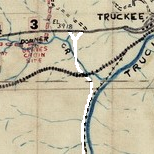
#> input picture Final Map.png, 154 x 154 px
$ jupyter execute Project_Catherine_Johnston.ipynb
#> lines starting #> are read from the running program, lines starting #| are printed output that depends on the picture; after the words box and inside, x2 and y2 are one past the last pixel; in counts of white or black regions, pixels touching at a corner belong together; long printed decimals are rounded
[cell 1]
# For H1 inpainting, run cells [1-3].
# For TV inpainting, run cells [1-2] and [4].
import numpy as np
import matplotlib.pyplot as plt
import imageio.v2 as im
import timeit
from skimage import color
from PIL import Image, ImageOps
f = im.imread("Final Map.png", as_gray=True) # "Final Small Stain.png" OR "Final Map.png"
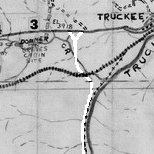
#> f: shape (154, 154) float32; min 0, max 255, mean 183.9
f0 = im.imread("Cropped Map.jpg", as_gray=True) # "Original Small Stain.jpg" OR "Cropped Map.jpg"
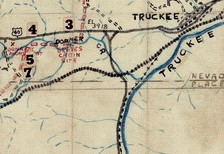
#> input picture Cropped Map.jpg, 224 x 154 px
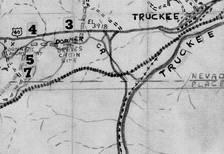
#> f0: shape (154, 224) float32; min 0, max 240, mean 180.5
plt.imshow(f0,cmap='gray', vmin=0, vmax=255)
# plt.savefig('Test Image.png')

[cell 2]
# Parameters
size = 154 # Change size to 168/154 for Stain/Map.
fnormsquared = 0
for i in range(0,size):
    for j in range(0,size):
        fnormsquared = fnormsquared + f[i,j]**2
#> after the loop, fnormsquared = 846372313.9
fnorm = np.sqrt(fnormsquared)
#> fnorm = 29092.5
Tolerance = fnorm/(10**5)
#> Tolerance = 0.291
gamma = 5
lam = 1 # TWEAK THIS?
# Initialization
u = np.zeros((size,size))
G = np.zeros((size,size))
uprev = np.zeros((size,size))
ugrad = np.zeros((size,size,2))
b = np.zeros((size,size,2))
d = np.zeros((size,size,2))
# Region D
D = np.ones((size,size))
for i in range(0,size):
    for j in range(0,size):
        if f[i,j] < 245: # Change to black/white for Stain/Map.
            D[i,j] = 0
        u[i,j] = f[i,j]
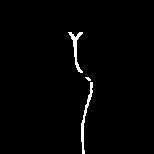
#> D: shape (154, 154) float64; values 0 (black) and 1 (white), 1.6% white; 3 white regions (1 under 20 px), largest, box (x1, y1, x2, y2) and area: (81, 82, 93, 154) 199, (68, 32, 83, 73) 171
print('Tolerance =',Tolerance)
#| Tolerance = 0.2909
plt.imshow(u,cmap='gray', vmin=0, vmax=255)

[cell 3]
# 0-index gives height.
# 1-index gives length.
# Laplace Equation Inpainting
start = timeit.default_timer()
Iterations = 0
normsquared = 0
for i in range(0,size):
    for j in range(0,size):
        normsquared = normsquared + (u[i,j]-uprev[i,j])**2
#> after the loop, normsquared = 846372313.9
norm = np.sqrt(normsquared)
#> norm = 29092.5
while norm > Tolerance:
    Iterations = Iterations + 1
    for i in range(0,size):
        for j in range(0,size):
            uprev[i,j] = u[i,j]
    for i in range(1,size-1):
        for j in range(1,size-1):
            if D[i,j] == 1:
                G[i,j] = (1/4)*(u[i+1,j]+u[i-1,j]+u[i,j+1]+u[i,j-1])
    for i in range(1,size-1):
        if D[i,0] == 1:
            G[i,0] = (1/3)*(u[i+1,0]+u[i-1,0]+u[i,1])
        if D[i,size-1] == 1:
            G[i,size-1] = (1/3)*(u[i+1,size-1]+u[i-1,size-1]+u[i,size-2])
    for j in range(1,size-1):
        if D[0,j] == 1:
            G[0,j] = (1/3)*(u[1,j]+u[0,j+1]+u[0,j-1])
        if D[size-1,j] == 1:
            G[size-1,j] = (1/3)*(u[size-2,j]+u[size-1,j+1]+u[size-1,j-1])
    if D[0,0] == 1:
        G[0,0] = (1/2)*(u[1,0]+u[0,1])
    if D[0,size-1] == 1:
        G[0,size-1] = (1/2)*(u[1,size-1]+u[0,size-2])
    if D[size-1,0] == 1:
        G[size-1,0] = (1/2)*(u[size-2,0]+u[size-1,1])
    if D[size-1,size-1] == 1:
        G[size-1,size-1] = (1/2)*(u[size-2,size-1]+u[size-1,size-2])
    for i in range(0,size):
        for j in range(0,size):
            if D[i,j] == 1:
                u[i,j] = G[i,j]
    normsquared = 0
    for i in range(0,size):
        for j in range(0,size):
            normsquared = normsquared + (u[i,j]-uprev[i,j])**2
    norm = np.sqrt(normsquared)
#> this loop made 51 passes
#> norm on passes 1 to 12: 604.5, 320.7, 236.4, 184.5, 147.1, 118.7, 96.58, 79.08, 65.1, 53.85, 44.74, 37.33
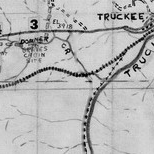
#> u: shape (154, 154) float64; min 0, max 240, mean 182.4
#> after the loop, Iterations = 51
stop = timeit.default_timer()
print('Iterations =',Iterations)
#| Iterations = 51
print('Runtime =',stop-start)
plt.imshow(u,cmap='gray', vmin=0, vmax=255)

[cell 4]
# 0-index gives height.
# 1-index gives length.
# Total Variation Inpainting
start2 = timeit.default_timer()
for loop in range(51): # Change to 51 for map and 467 for stain.
    for i in range(0,size-1):
        for j in range(0,size-1):
            ugrad[i,j,0] = u[i+1,j] - u[i,j]
            ugrad[i,j,1] = u[i,j+1] - u[i,j]
    for i in range(0,size-1):
        ugrad[i,size-1,0] = u[i+1,j] - u[i,j]
        ugrad[i,size-1,1] = 0
    for j in range(0,size-1):
        ugrad[size-1,j,0] = 0
        ugrad[size-1,j,1] = u[i,j+1] - u[i,j]
    ugrad[size-1,size-1,0] = 0
    ugrad[size-1,size-1,1] = 0
    # h Subproblem
    for i in range(0,size):
        for j in range(0,size):
            vecmag = np.absolute(np.sqrt(((ugrad[i,j,0]+b[i,j,0])**2)+((ugrad[i,j,1]+b[i,j,1])**2)))
            if vecmag > 1:
                d[i,j,0] = (ugrad[i,j,0]+b[i,j,0]) - ((1/gamma)/vecmag)
                d[i,j,1] = (ugrad[i,j,1]+b[i,j,1]) - ((1/gamma)/vecmag)
            else:
                d[i,j,0] = 0
                d[i,j,1] = 0
    # u Subproblem
    for i in range(1,size-1):
        for j in range(1,size-1):
            # [4 lines of commented-out code are left out]
            if D[i,j] == 1:
                G[i,j] = (gamma/(lam+4*gamma))*(u[i+1,j]+u[i-1,j]+u[i,j+1]+u[i,j-1]+d[i-1,j,0]-d[i,j,0]+d[i,j-1,1]-d[i,j,1]-b[i-1,j,0]+b[i,j,0]-b[i,j-1,1]+b[i,j,1])+(lam/(lam+4*gamma))*f[i,j]
    for i in range(1,size-1):
        if D[i,0] == 1:
            G[i,0] = (gamma/(lam+3*gamma))*(u[i+1,j]+u[i-1,j]+u[i,j+1]+d[i-1,j,0]-d[i,j,0]-d[i,j,1]-b[i-1,j,0]+b[i,j,0]+b[i,j,1])+(lam/(lam+3*gamma))*f[i,j]
        if D[i,size-1] == 1:
            G[i,size-1] = (gamma/(lam+3*gamma))*(u[i+1,j]+u[i-1,j]+u[i,j-1]+d[i-1,j,0]-d[i,j,0]+d[i,j-1,1]-d[i,j,1]-b[i-1,j,0]+b[i,j,0]-b[i,j-1,1]+b[i,j,1])+(lam/(lam+3*gamma))*f[i,j]
    for j in range(1,size-1):
        if D[0,j] == 1:
            G[0,j] = (gamma/(lam+3*gamma))*(u[i+1,j]+u[i,j+1]+u[i,j-1]-d[i,j,0]+d[i,j-1,1]-d[i,j,1]+b[i,j,0]-b[i,j-1,1]+b[i,j,1])+(lam/(lam+3*gamma))*f[i,j]
        if D[size-1,j] == 1:
            G[size-1,j] = (gamma/(lam+3*gamma))*(u[i-1,j]+u[i,j+1]+u[i,j-1]+d[i-1,j,0]-d[i,j,0]+d[i,j-1,1]-d[i,j,1]-b[i-1,j,0]+b[i,j,0]-b[i,j-1,1]+b[i,j,1])+(lam/(lam+3*gamma))*f[i,j]
    if D[0,0] == 1:
        G[0,0] = (gamma/(lam+2*gamma))*(u[i+1,j]+u[i,j+1]-d[i,j,0]-d[i,j,1]+b[i,j,0]+b[i,j,1])+(lam/(lam+2*gamma))*f[i,j]
    if D[0,size-1] == 1:
        G[0,size-1] = (gamma/(lam+2*gamma))*(u[i+1,j]+u[i,j-1]-d[i,j,0]+d[i,j-1,1]-d[i,j,1]+b[i,j,0]-b[i,j-1,1]+b[i,j,1])+(lam/(lam+2*gamma))*f[i,j]
    if D[size-1,0] == 1:
        G[size-1,0] = (gamma/(lam+2*gamma))*(u[i-1,j]+u[i,j+1]+d[i-1,j,0]-d[i,j,0]-d[i,j,1]-b[i-1,j,0]+b[i,j,0]+b[i,j,1])+(lam/(lam+2*gamma))*f[i,j]
    if D[size-1,size-1] == 1:
        G[size-1,size-1] = (gamma/(lam+2*gamma))*(u[i-1,j]+u[i,j-1]+d[i-1,j,0]-d[i,j,0]+d[i,j-1,1]-d[i,j,1]-b[i-1,j,0]+b[i,j,0]-b[i,j-1,1]+b[i,j,1])+(lam/(lam+2*gamma))*f[i,j]
    for i in range(1,size-1):
        for j in range(1,size-1):
            if D[i,j] == 1:
                u[i,j] = G[i,j]
    # b Subproblem
    for i in range(0,size):
        for j in range(0,size):
            b[i,j,0] = b[i,j,0] + ugrad[i,j,0] - d[i,j,0]
            b[i,j,1] = b[i,j,1] + ugrad[i,j,1] - d[i,j,1]
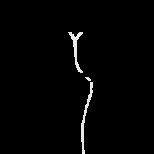
#> G: shape (154, 154) float64; min 0, max 272, mean 4; drawn with min black and max white
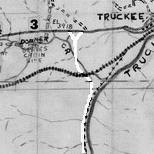
#> u: shape (154, 154) float64; 1.61% of pixels changed, all inside (x1, y1, x2, y2) = (68, 32, 93, 153)
stop2 = timeit.default_timer()
print('Runtime =',stop2-start2)
plt.imshow(u,cmap='gray', vmin=0, vmax=255)
